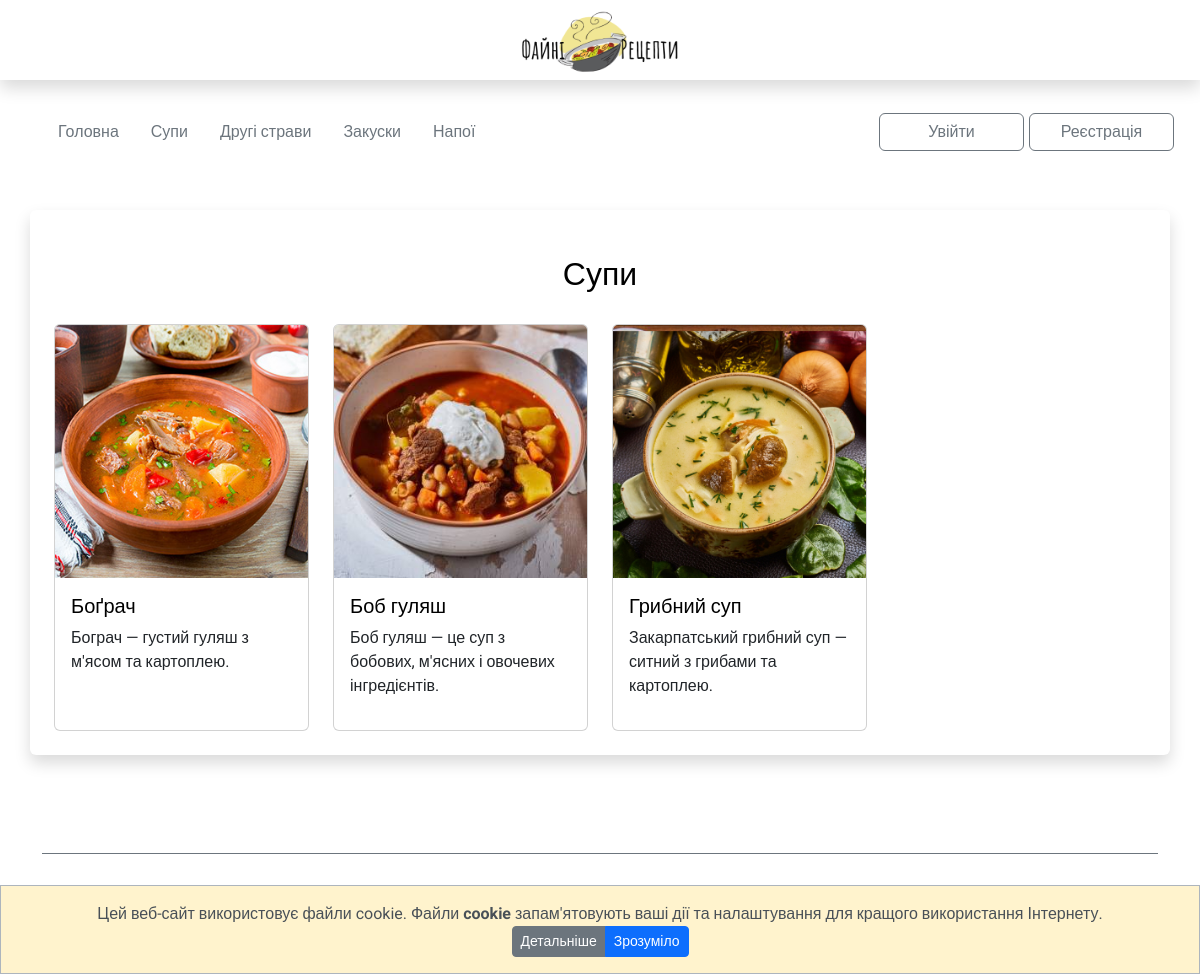
Before: /soup with the older database file.
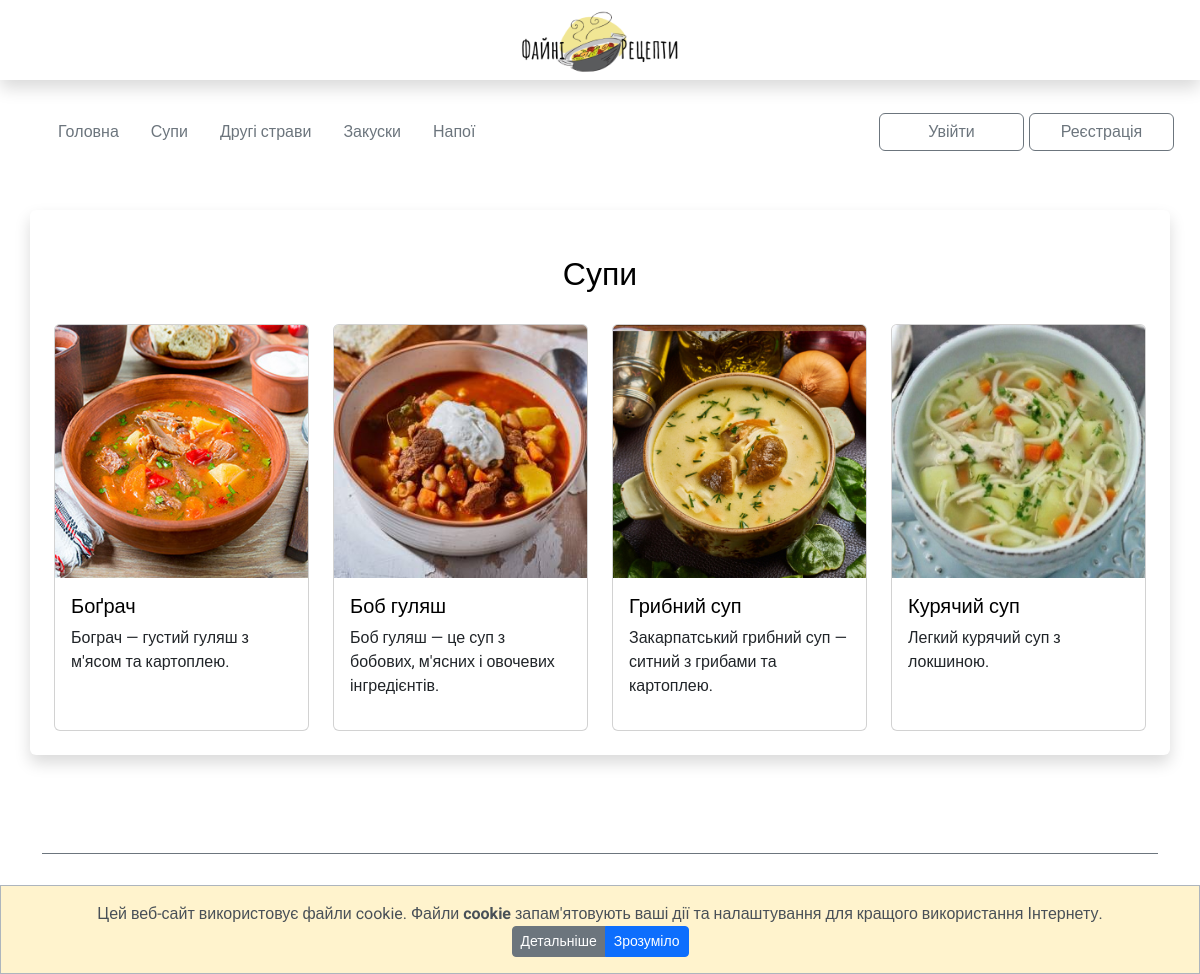
After: the same page with the newer database file.
### my_apps/recipes_app/models.py (models this page shows, shortened)
class Recipes(models.Model):
    name = models.CharField('Назва страв', max_length=30, blank=False)
    food_type = models.CharField('Тип їжі', max_length=20, blank=False, default='')
    short_desc = models.TextField('Короткий опис', max_length=80, blank=False)
    img = models.ImageField(null=True, blank=True, upload_to="media/", verbose_name='img')
    text = RichTextUploadingField('Recipe')

### my_apps/recipes_app/views.py (the view)
# urls.py: path('soup', soup_page, name='soup_page'),
def soup_page(request):
    soup = Recipes.objects.filter(food_type="soup")
    return render(request, 'soup_page.html', context={'soup': soup})

### templates/soup_page.html
{% extends 'base.html' %}
{% load static %}
{% block content %}
<div class="recipe-item">
    <div class="container shadow p-4 mb-5 mt-5 bg-body rounded">
        <h1>Супи </h1>
        <div class="row gy-3">
            {% for i in soup %}
            <div class="col-lg-3 col-md-4 col-sm-6 col-6">
                <div class="card h-100 mb-3">
                    <a href="{{i.id}}"><img src="{{i.img.url}}" class="card-img-top" alt="..."></a>
                    <div class="card-body">
                    <a href="{{i.id}}">
                        <h5 class="card-title">{{i.name}}</h5>
                    </a>
                    <p class="card-text">{{i.short_desc}}</p>
                    </div>
                </div>
            </div>
            {% endfor %}
        </div>
    </div>
</div>
{% endblock content %}

### templates/base.html (shortened to what this page needs)
{% load static %}
<!DOCTYPE html>
<html lang="uk">
<head>
    <link href="https://cdn.jsdelivr.net/npm/bootstrap@5.3.0/dist/css/bootstrap.min.css" rel="stylesheet">
    <link rel="stylesheet" href="https://cdnjs.cloudflare.com/ajax/libs/normalize/8.0.1/normalize.min.css" />
    <link rel="stylesheet" type="text/css" href="{% static 'css/style.css' %}"/>
    <link rel="stylesheet" href="{% static 'ckeditor/ckeditor/content-style.css'%}" type="text/css">
</head>
<body>
    <div class="wrapper">
      <header class="header">
        <div class="container-fluid">
          <div class="logo shadow">
              <a class="logo-link" href="{% url 'index' %}">
                <img src="{% static 'img/logo.png' %}" alt="Logo" width="200" height="200" class="d-inline-block align-text-top">
              </a>
          </div>
        </div>
        <div class="container mt-4 header-second">
          <nav class="navbar menu">
              <div class="container-fluid">
                  <div class="menu-item col-xl-9 col-lg-9 col-md-8 col-sm-12">
                    <ul class="nav">
                      <li class="nav-item">
                          <a class="nav-link active" aria-current="page" href="{% url 'index' %}">Головна</a>
                      </li>
                      <li class="nav-item">
                        <a class="nav-link" href="{% url 'soup_page' %}">Супи</a>
                      </li>
                      <li class="nav-item">
                        <a class="nav-link" href="{% url 'dish_page' %}">Другі страви</a>
                      </li>
                      <li class="nav-item">
                        <a class="nav-link" href="{% url 'aperetize_page'%}">Закуски</a>
                      </li>
                      <li class="nav-item">
                        <a class="nav-link" href="{% url 'drink_page'%}">Напої</a>
                      </li>
                    </ul>
                  </div>
                  <div class="login-item col-xl-3 col-lg-3 col-md-4 col-sm-12">
                    {% if user.is_authenticated %}
                      <form method="link" action="{% url 'logout'%}" class="user-name">
                        <span>Вітаю, {{ user.username }}!</span>
                        <button type="submit" class="btn btn-outline-secondary fixed-width-btn">Вийти</button>
                      </form>
                      {% else %}
                      <div class="reg-log">
                        <div class="second-button">
                          <form method="link" action="{% url 'login'%}" class="user-name">
                            <button type="submit" class="btn btn-outline-secondary fixed-width-btn">Увійти</button>
                          </form>
                        </div>
                        <div class="first-button">
                          <form method="link" action="{% url 'register_user'%}" class="user-name">
                            <button type="submit" class="btn btn-outline-secondary fixed-width-btn">Реєстрація</button>
                          </form>
                        </div>
                      </div>
                    {% endif %}
                  </div>
              </div>
          </nav>
        </div>
      </header>
      <main class="main">
        {% block content %}
        {% endblock content %}
        <div id="cb-cookie-banner" class="alert alert-dark text-center mb-0" role="alert" style="background-color: #fff3cd">
          Цей веб-сайт використовує файли cookie. Файли <b>cookie</b> запам'ятовують ваші дії та налаштування для кращого використання Інтернету.
          <div class="btn-group">
            <a href="{% url 'cookies'%}" class="btn btn-secondary btn-sm">Детальніше</a>
            <button type="button" class="btn btn-primary btn-sm" onclick="window.cb_hideCookieBanner()">Зрозуміло</button>
          </div>
        </div>
      </main>
      <footer class="footer">
          <div class="container">
              <div class="footer-menu">
                  <div class="container">
                      <div class="col-12 footer_links">
                          <ul class="nav justify-content-center">
                              <li class="nav-item">
                                  <a class="nav-link active" aria-current="page" href="{% url 'index' %}">Головна</a>
                              </li>
                              <li class="nav-item">
                                <a class="nav-link" href="{% url 'soup_page' %}">Супи</a>
                              </li>
                              <li class="nav-item">
                                <a class="nav-link" href="{% url 'dish_page' %}">Другі страви</a>
                              </li>
                              <li class="nav-item">
                                <a class="nav-link" href="{% url 'aperetize_page'%}">Закуски</a>
                              </li>
                              <li class="nav-item">
                                <a class="nav-link" href="{% url 'drink_page'%}">Напої</a>
                              </li>
                          </ul>
                          <div class="about-politic">
                            <span><a href="{% url 'cookies' %}">Політика конфіденційності</a></span>
                          </div>
                          <div class="col-12 footer-rights">
                            <span>Файні Рецепти(c) <a class="nav-link" href="https://www.linkedin.com/in/liudvyk-dodi-b73583151/">ludvig_dodi 2023</a></span>
                          </div>
                      </div>
                  </div>
              </div>
          </div>
      </footer>
    </div>
</body>
</html>

### static/css/style.css (style rules this page uses)
html, body { height: 100%; color: #000000; font-family: 'Roboto', sans-serif; font-size: 1rem; }
body a { text-decoration: none; color: #000000; }
body img { padding: 0; margin: 0; max-width:100%; max-height: 100%; }
body h1, h3 { text-align: center; margin-bottom: 30px; }
.wrapper { min-height: 100%; display: flex; flex-direction: column; }
.main { flex: 1 1 auto; padding: 0 15px; }
.fixed-width-btn { width: 145px; margin-right: 5px; }
.container-fluid { padding: 0; }
.logo { display: flex; flex-direction: row; justify-content: center; align-items: center; margin: 0; height: 80px; font-family: 'Amatic SC', cursive; font-size: 1.5rem; }
.nav-link { text-decoration: none; color: #6c757d; }
form.user-name { display: flex; flex-direction: row; align-items: center; justify-content: space-around; }
.reg-log { display: flex; flex-direction: row; justify-content: space-evenly; }
.recipe-item { margin-top: 50px; }
.footer { height: 100px; margin-top: 50px; }
.footer-menu>.container { display: flex; flex-direction: column; justify-content: space-around; align-items: center; border-top: 1px solid #6c757d; padding-top: 20px; }
.footer-rights { text-align: center; margin-top: 10px; font-size: smaller; }
.footer-rights a { display: inline-block; }
.about-politic { text-align: center; margin-top: 10px; font-size: smaller; }
#cb-cookie-banner { position: fixed; bottom: 0; left: 0; width: 100%; z-index: 999; border-radius: 0; display: none; }

Changed rows visible on the page:
added Recipes: img (picture), name "Курячий суп", short_desc "Легкий курячий суп з локшиною."
